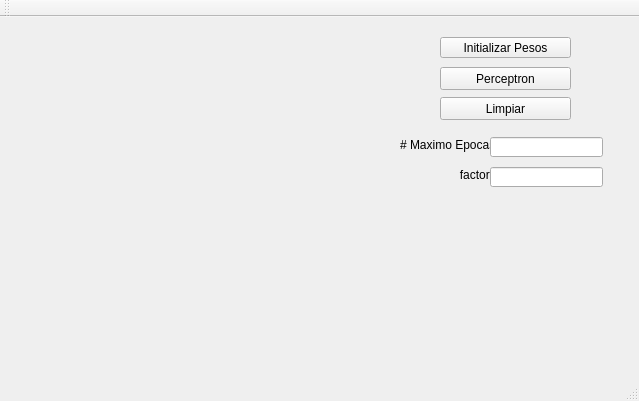
<?xml version="1.0" encoding="UTF-8"?>
<ui version="4.0">
 <class>MainWindow</class>
 <widget class="QMainWindow" name="MainWindow">
  <property name="geometry">
   <rect>
    <x>0</x>
    <y>0</y>
    <width>639</width>
    <height>401</height>
   </rect>
  </property>
  <property name="windowTitle">
   <string>MainWindow</string>
  </property>
  <widget class="QWidget" name="centralWidget">
   <widget class="QCustomPlot" name="customPlot" native="true">
    <property name="geometry">
     <rect>
      <x>10</x>
      <y>10</y>
      <width>381</width>
      <height>201</height>
     </rect>
    </property>
   </widget>
   <widget class="QPushButton" name="btnInit">
    <property name="geometry">
     <rect>
      <x>440</x>
      <y>20</y>
      <width>131</width>
      <height>21</height>
     </rect>
    </property>
    <property name="text">
     <string>Initializar Pesos</string>
    </property>
   </widget>
   <widget class="QPushButton" name="btnCorrer">
    <property name="geometry">
     <rect>
      <x>440</x>
      <y>50</y>
      <width>131</width>
      <height>23</height>
     </rect>
    </property>
    <property name="text">
     <string>Perceptron</string>
    </property>
   </widget>
   <widget class="QCustomPlot" name="errorPlot" native="true">
    <property name="geometry">
     <rect>
      <x>10</x>
      <y>220</y>
      <width>381</width>
      <height>121</height>
     </rect>
    </property>
   </widget>
   <widget class="QPushButton" name="btnClean">
    <property name="geometry">
     <rect>
      <x>440</x>
      <y>80</y>
      <width>131</width>
      <height>23</height>
     </rect>
    </property>
    <property name="text">
     <string>Limpiar</string>
    </property>
   </widget>
   <widget class="QLabel" name="label">
    <property name="geometry">
     <rect>
      <x>400</x>
      <y>120</y>
      <width>91</width>
      <height>16</height>
     </rect>
    </property>
    <property name="text">
     <string># Maximo Epocas</string>
    </property>
   </widget>
   <widget class="QLabel" name="label_2">
    <property name="geometry">
     <rect>
      <x>400</x>
      <y>150</y>
      <width>91</width>
      <height>16</height>
     </rect>
    </property>
    <property name="text">
     <string>                  factor</string>
    </property>
   </widget>
   <widget class="QLineEdit" name="inputG">
    <property name="geometry">
     <rect>
      <x>490</x>
      <y>120</y>
      <width>113</width>
      <height>20</height>
     </rect>
    </property>
   </widget>
   <widget class="QLineEdit" name="inputF">
    <property name="geometry">
     <rect>
      <x>490</x>
      <y>150</y>
      <width>113</width>
      <height>20</height>
     </rect>
    </property>
   </widget>
  </widget>
  <widget class="QMenuBar" name="menuBar">
   <property name="geometry">
    <rect>
     <x>0</x>
     <y>0</y>
     <width>639</width>
     <height>21</height>
    </rect>
   </property>
  </widget>
  <widget class="QToolBar" name="mainToolBar">
   <attribute name="toolBarArea">
    <enum>TopToolBarArea</enum>
   </attribute>
   <attribute name="toolBarBreak">
    <bool>false</bool>
   </attribute>
  </widget>
  <widget class="QStatusBar" name="statusBar"/>
 </widget>
 <layoutdefault spacing="6" margin="11"/>
 <customwidgets>
  <customwidget>
   <class>QCustomPlot</class>
   <extends>QWidget</extends>
   <header>qcustomplot.h</header>
   <container>1</container>
  </customwidget>
 </customwidgets>
 <resources/>
 <connections/>
</ui>
